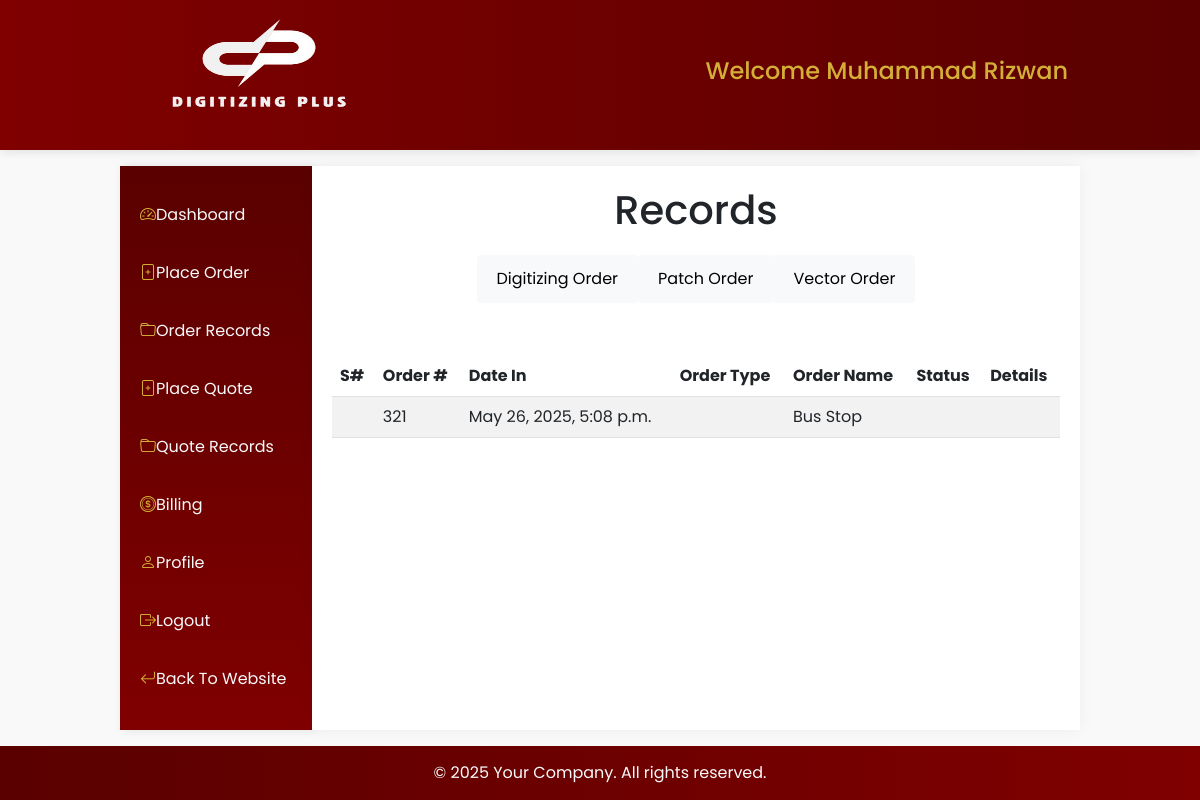
/user/customer/orders-records/ (signed in), run on an earlier commit of the app's database.
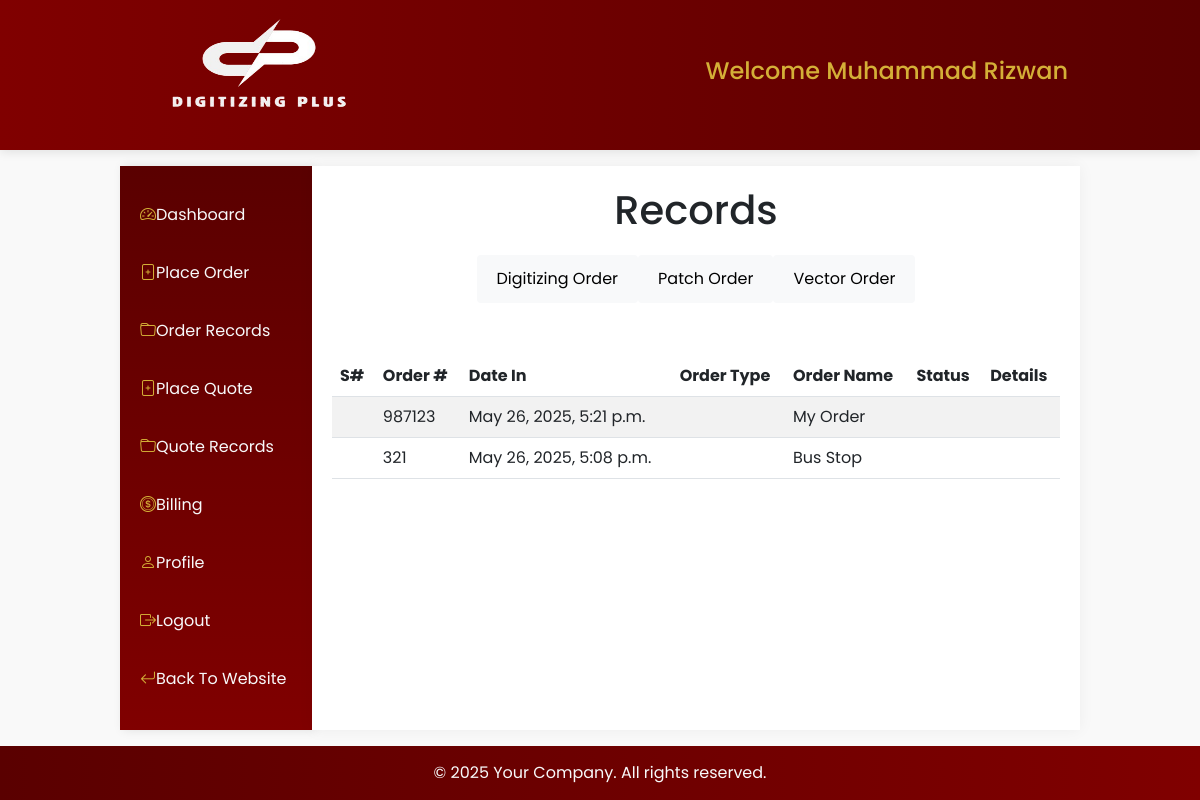
And on a later commit of the database.
### crafting/models.py (models this page shows, shortened)
class DigitizingOrder(models.Model):
    user = models.ForeignKey(
        settings.AUTH_USER_MODEL,
        on_delete=models.CASCADE,
        related_name='digitizing_orders',
    )
    name = models.CharField(max_length=255)
    height = models.DecimalField(decimal_places=2, max_digits=10)
    width = models.DecimalField(decimal_places=2, max_digits=10)
    stitches = models.IntegerField(default=0, null=True, blank=True)
    colors = models.IntegerField(null=True, blank=True)
    po_number = models.IntegerField(null=True, blank=True)
    file_format = models.CharField(max_length=10, choices=FORMAT_CHOICES, null=True, blank=True)
    fabric_type = models.CharField(max_length=50, choices=FABRIC_CHOICES, null=True, blank=True)
    logo_placement = models.CharField(max_length=50, choices=LOGO_PLACEMENT, null=True, blank=True)
    instructions = models.TextField(null=True, blank=True)
    is_urgent = models.BooleanField(default=False)
    status = models.CharField(max_length=50, choices=STATUS_CHOICES, default='Processing', blank=True)
    price = models.DecimalField(decimal_places=2, max_digits=10, blank=True, null=True)
    created_at = models.DateTimeField(auto_now_add=True)

### users/views.py (the view)
# urls.py: path('customer/orders-records/', views.order_records, name='customer-orders-records'),
@login_required
def order_records(request):
    digitizing = DigitizingOrder.objects.filter(user=request.user)
    patch = PatchOrder.objects.filter(user=request.user)
    vector = VectorOrder.objects.filter(user=request.user)
    for order in digitizing:
        order.type = 'Digitizing'
    for order in patch:
        order.type = 'Patch'
    for order in vector:
        order.type = 'Vector'
    all_orders = sorted(
        list(digitizing) + list(patch) + list(vector),
        key=lambda x: x.created_at,
        reverse=True
    )
    context = {'orders': all_orders}
    return render(request, 'users/customer/records.html', context)

### users/templates/users/customer/records.html (shortened to what this page needs)
{% extends "users/customer/base.html" %}
{% load static %}
{% load crispy_forms_tags %}
{% block content %}
<link rel="stylesheet" type="text/css" href="{% static "libs/dataTables.bootstrap5.css" %}">
    <h1 class="text-center mb-3">Records</h1>
    <ul class="nav justify-content-center" id="orderTabs" role="tablist">
        <li class="nav-item" role="presentation">
            <button class="nav-link active" id="digitizing-tab" data-bs-toggle="tab" data-bs-target="#digitizing" type="button" role="tab" aria-controls="digitizing" aria-selected="true">
                Digitizing Order
            </button>
        </li>
        <li class="nav-item" role="presentation">
            <button class="nav-link" id="patch-tab" data-bs-toggle="tab" data-bs-target="#patch" type="button" role="tab" aria-controls="patch" aria-selected="false">
                Patch Order
            </button>
        </li>
        <li class="nav-item" role="presentation">
            <button class="nav-link" id="vector-tab" data-bs-toggle="tab" data-bs-target="#vector" type="button" role="tab" aria-controls="vector" aria-selected="false">
                Vector Order
            </button>
        </li>
    </ul>
    <div class="tab-content" id="orderTabsContent">
        <div class="tab-pane fade show active mt-5" id="digitizing" role="tabpanel" aria-labelledby="digitizing-tab">
                <table id="digitizeordersTable" class="table  table-striped" style="width:100%">
                    <thead>
                        <tr>
                            <th>S#</th>
                            <th>Order #</th>
                            <th>Date In</th>
                            <th>Order Type</th>
                            <th>Order Name</th>
                            <th>Status</th>
                            <th>Details</th>
                        </tr>
                    </thead>
                    <tbody>
                        {% for order in orders %}
                            <tr>
                                <td></td>
                                <td>{{ order.po_number }}</td>
                                <td>{{ order.created_at }}</td>
                                <td></td>
                                <td>{{ order.name }}</td>
                                <td></td>
                                <td></td>
                            </tr>
                        {% endfor %}
                    </tbody>
                </table>
        </div>
    </div>
{% endblock content %}

What changed in the data, as far as the page shows it:
added DigitizingOrder: po_number "987123", created_at "May 26, 2025, 5:21 p.m.", name "My Order"
